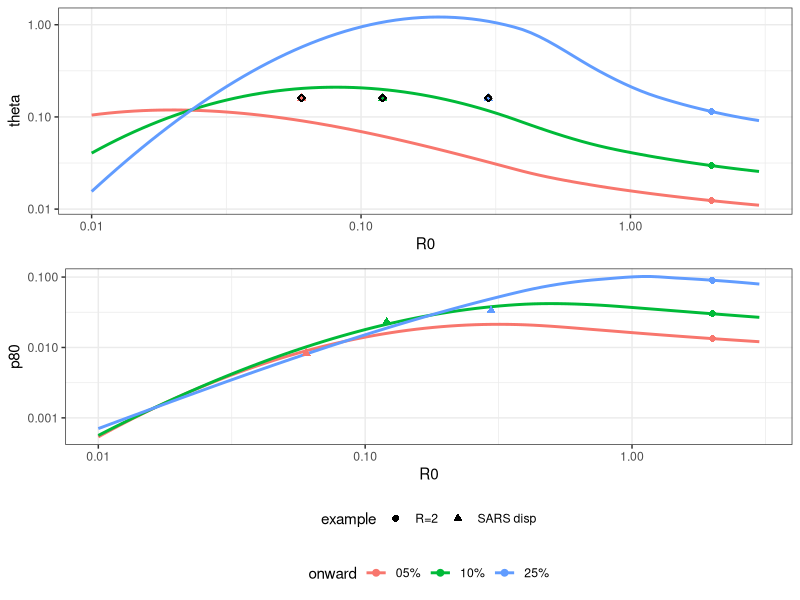
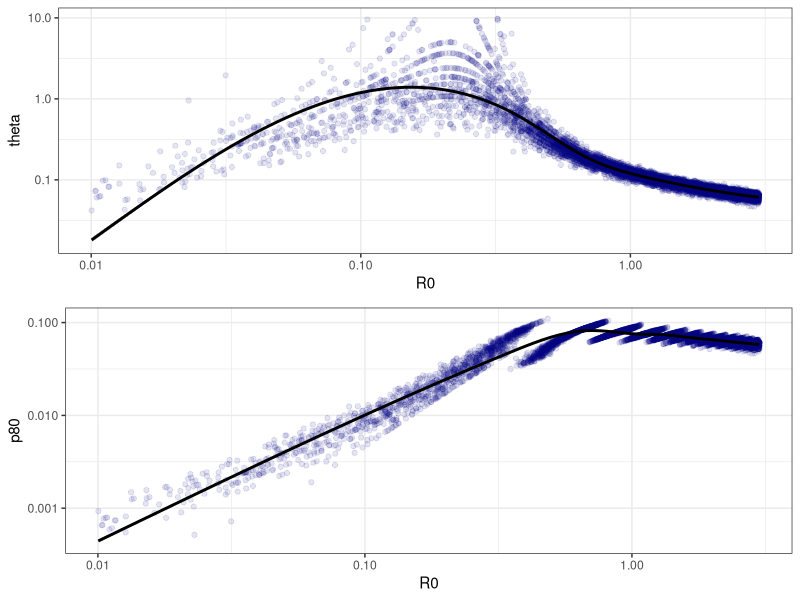

Generate these figures, in order, with R:
## ---- chunk 1
  knitr::opts_chunk$set(echo = TRUE)

  country.dat <- read.csv("data/WHOSitrepTable2.csv")
  
  require(tidyverse)
  require(gridExtra)

## ---- chunk 2

## There are 216 reported cases outside of China
numcases <- 216

## 1. Assume all are zero except for ~5% 
totcases0 <- rep(0,numcases)
totcases0[1:9] <- 1
totcases0[10:11] <- 2

## 2. Here 10% 
totcases10 <-  rep(0,numcases)
totcases10[1:17] <- 1   ##10% are over 1; 20% of those are two
totcases10[18:20] <- 2  
totcases10[21] <- 3

## 3.  25% are 1 or more
totcases25 <-  rep(0,numcases)
totcases25[1:40] <- 1 ##20% are over 1; 20% of those are tow
totcases25[41:49] <- 2  ##  3 2s and 1 3
totcases25[50:51] <- 3

## ---- chunk 3
nreps = 10000

## Generate datasets from known number of cases (total + assumed local transmission in each country)
sim_data <- function(nreps, ntotal.vec, nlocal.vec){
  tmp <- matrix(rep(0, nreps), nrow=1)
  for(i in 1:length(ntotal.vec)){
    tmp <- rbind(tmp, rmultinom(nreps, nlocal.vec[i], rep(1/ntotal.vec[i], ntotal.vec[i])))
  }
  return(tmp[-1,])
}
 
tmp.dat <- sim_data(nreps, country.dat$confirmed, country.dat$cases.outside)

## ---- chunk 4

## Find the optimal theta for each value of R
## and stuff everything in a data frame
to_optim <- function(theta, R0, data) {
  -sum(dnbinom(x=data, size=theta,  mu=R0, log = TRUE))
}

do_optim <- function(R0, data) {
  return(optimize(to_optim,c(0,1000),R0=R0, data=data)$minimum)
}

#R0 values to consider
testR0 <- seq(0.01,3,length=300)
## ---- chunk 5

# fitting to assumed data
res<- data_frame(R0=testR0) %>% 
  mutate(`05%`=map_dbl(R0, do_optim, data=totcases0)) %>% 
  mutate(`10%`=map_dbl(R0, do_optim, data=totcases10)) %>% 
  mutate(`25%`=map_dbl(R0, do_optim, data=totcases25)) %>% 
  pivot_longer(-R0, names_to="onward", values_to="theta")


## Plot it with some critical reference points
theta_plot <- ggplot(res, aes(x=R0, y=theta, color=onward)) +
  geom_smooth(se=F)+
  scale_y_log10() + 
  scale_x_log10()+
  theme_bw() +
  theme(legend.position="none")

#The optimal if we have the theta of SARS, which was 1.6
to_optim_R <- function(R0, theta, data) {
  -sum(dnbinom(x=data, size=theta,  mu=R0, log = TRUE))  
}

##Make a data frame with the extra points for optimized
##theta if R=2 and optimized R if theta=0.16 (i.e., as SARS)
examples <- data.frame(example=rep(c("R=2", "SARS disp"), each=3),
                       R0=c(rep(2,3),
                          optimize(to_optim_R,c(0,100),
                                 theta=.16,data=totcases0)$minimum,
                          optimize(to_optim_R,c(0,100),
                                 theta=.16,data=totcases10)$minimum,
                          optimize(to_optim_R,c(0,100),
                                 theta=.16,data=totcases25)$minimum),
                       onward=as.factor(rep(c("05%","10%","25%"),2)),
                       theta=c(do_optim(2,totcases0),
                               do_optim(2,totcases10),
                               do_optim(2,totcases25),
                               rep(.16,3)))

#the optimal theta if R=2
theta_plot <- theta_plot + 
  geom_point(data=examples,aes(shape=example), size = 2)

theta_plot <- theta_plot + 
  geom_point(aes(y=.16, x=optimize(to_optim_R,c(0,100),
                                 theta=.16,data=totcases0)$minimum),
             color="black", shape=23) +
  geom_point(aes(y=.16, x=optimize(to_optim_R,c(0,100),
                                 theta=.16,data=totcases10)$minimum),
             color="black", shape=23) +
  geom_point(aes(y=.16, x=optimize(to_optim_R,c(0,100),
                                 theta=.16,data=totcases25)$minimum),
             color="black", shape=23)


## ---- chunk 6

getPropInfected <- Vectorize(function(R0,theta,target.prop=0.80) {
    max.x <- 5000
    tmp <- dnbinom(1:max.x, mu=R0, size=theta) * 1:max.x
    tmp2 <- rev(cumsum(rev(tmp)))/sum(tmp)
    rc<-1-pnbinom(which.min(abs(tmp2-target.prop)), mu=R0, size=theta)
    return(rc)
  
})

res <-  res %>% 
  mutate(p80 = getPropInfected(R0, theta)) 

examples <- examples %>% 
  mutate(p80 = getPropInfected(R0, theta)) 

p80_plot <- ggplot(res, aes(x=R0, y=p80, color=onward)) +
  geom_smooth(se=F)+ #geom_point(alpha=.1) +
  scale_x_log10() +
  scale_y_log10() + theme_bw() +
   geom_point(data=examples,aes(shape=example), size = 2)+
  theme(legend.position="bottom",  legend.box = "vertical")


grid.arrange(theta_plot, p80_plot,
             ncol=1,
             heights=c(1,1.3))

## ---- chunk 7

# fitting to simulated data

# theta MLE for each pair of simulated data + randomly drawn R0
Rvec <- runif(nreps, 0.01, 3)

tmp <- vector(length=nreps)
for(i in 1:nreps){
  tmp[i] <- do_optim(Rvec[i], data = tmp.dat[,i])
}

dat <- data.frame(Rvec, 
                  theta = tmp, 
                  p80 = getPropInfected(Rvec, tmp))

p1 <- ggplot(dat %>% filter(theta<10), aes(x=Rvec, y=theta)) +
        geom_point(col='navy', alpha=0.1) +
        geom_smooth(col='black') +
        scale_x_log10() +
        scale_y_log10() + theme_bw() + xlab("R0")

p2 <- ggplot(dat, aes(x=Rvec, y=p80)) +
        geom_point(col='navy', alpha=0.1) +
        geom_smooth(col='black') +
        scale_x_log10() +
        scale_y_log10() + theme_bw() + xlab("R0")

grid.arrange(p1, p2,
             ncol=1)
